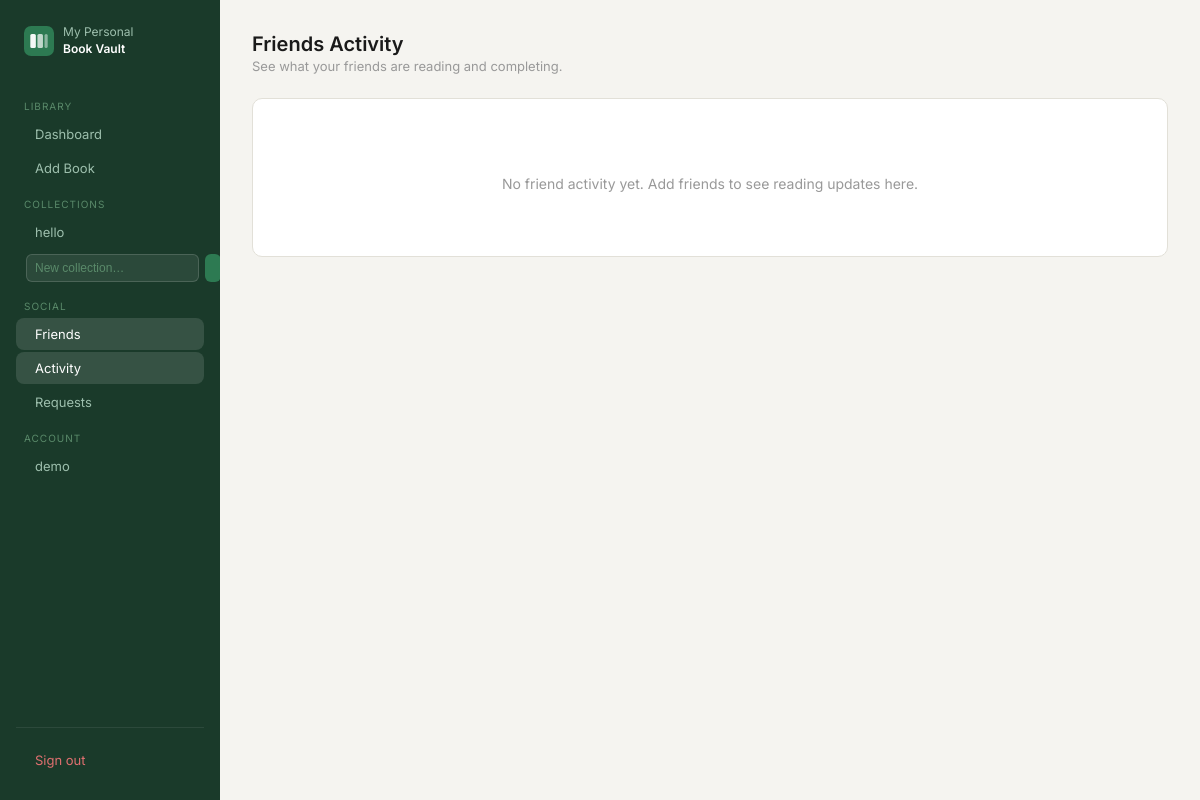
The app's page /friends/activity (signed in), older data.
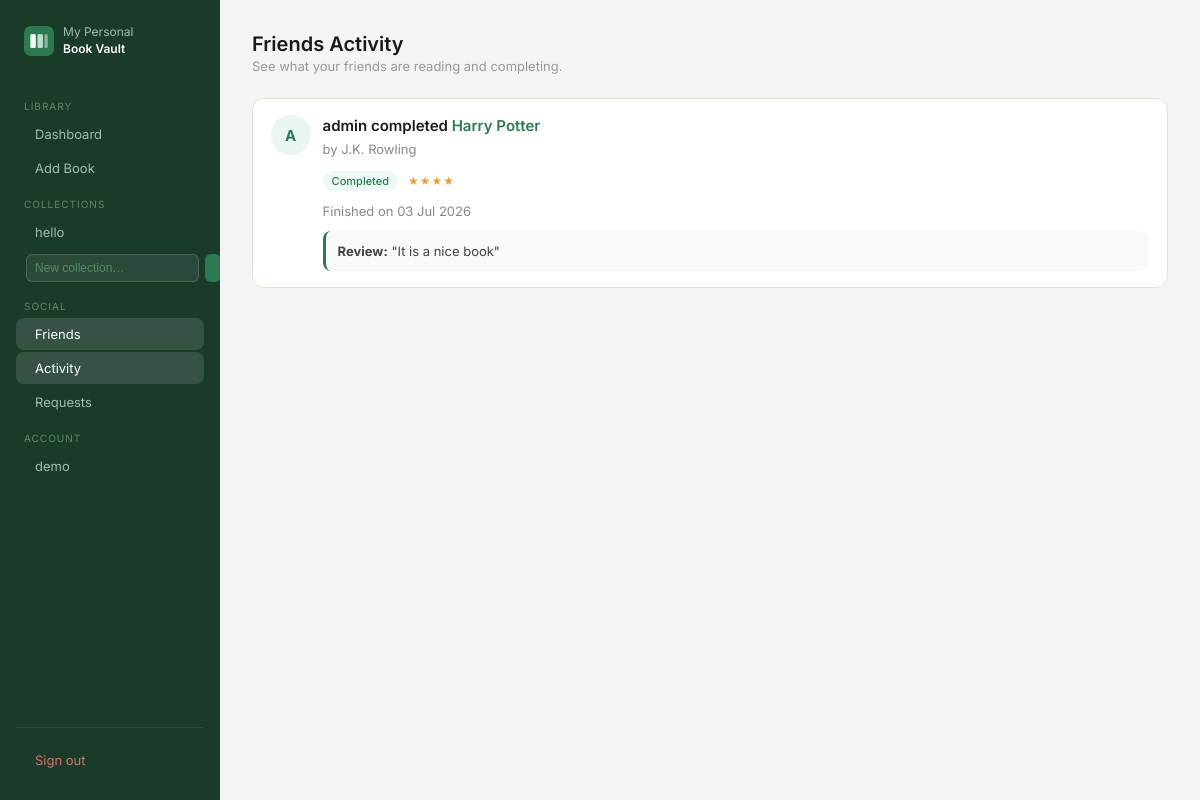
The same page, newer data.
### app/blueprints/collection/modules.py (models this page shows, shortened)
class Collection(db.Model):
    __tablename__="collection"
    cid=db.Column(db.Integer,primary_key=True)
    pid=db.Column(db.Integer,db.ForeignKey("credential.pid"),nullable=False)
    collection_name=db.Column(db.String(100),nullable=False)
    create_at=db.Column(db.DateTime,default=datetime.utcnow)
    user_books = db.relationship("Userbook", back_populates="collection")
    __table_args__=(db.UniqueConstraint("pid","collection_name",name="unique_collection"),)

### app/blueprints/book/modules.py (models this page shows, shortened)
class Userbook(db.Model):
    __tablename__="userbook"
    uid=db.Column(db.Integer,primary_key=True)
    pid=db.Column(db.Integer,db.ForeignKey("credential.pid"),nullable=False)
    bid=db.Column(db.Integer,db.ForeignKey("book.bid"),nullable=False)
    cid=db.Column(db.Integer,db.ForeignKey("collection.cid"),nullable=True)
    current_page=db.Column(db.Integer,nullable=False)
    status=db.Column(db.String(100),nullable=False)
    note=db.Column(db.Text,nullable=True)
    rating=db.Column(db.Integer,db.CheckConstraint("rating >= 0 AND rating <= 5"),nullable=True)
    start_date=db.Column(db.Date,default=date.today)
    end_date=db.Column(db.Date,nullable=True)
    __table_args__=(db.UniqueConstraint("pid","bid",name="unique_user_book"),)
    user = db.relationship("Credential", back_populates="user_books")
    book = db.relationship("Book",back_populates="user_books")
    collection = db.relationship("Collection", back_populates="user_books")

class Book(db.Model):
    __tablename__="book"
    bid=db.Column(db.Integer,primary_key=True)
    author=db.Column(db.String(100),nullable=False)
    title=db.Column(db.String(100),nullable=False)
    language=db.Column(db.String(100),nullable=False)
    genre=db.Column(db.String(100),nullable=True)
    description=db.Column(db.Text,nullable=True)
    page_count=db.Column(db.Integer,nullable=False)
    published_year=db.Column(db.Integer,nullable=True)
    cover_image = db.Column(db.String(500), nullable=True)
    user_books = db.relationship("Userbook", back_populates="book")

### app/blueprints/auth/modules.py (models this page shows, shortened)
class Credential(db.Model,UserMixin):
    __tablename__='credential'
    pid=db.Column(db.Integer,primary_key=True)
    email=db.Column(db.String(255),nullable=False,unique=True)
    username=db.Column(db.String(100),nullable=False,unique=True)
    password=db.Column(db.String(100),nullable=False)
    history = db.relationship("History",  back_populates="user")
    user_books = db.relationship("Userbook", back_populates="user")

### app/blueprints/friends/routes.py (the view)
@friends.route("/activity")
@login_required
def activity_feed():
    friend_ids = get_friend_ids(current_user.pid)
    activities = []
    if friend_ids:
        activities = Userbook.query.filter(
            Userbook.pid.in_(friend_ids),
            Userbook.status.in_(["Completed", "Currently Reading"])
        ).order_by(
            Userbook.end_date.desc(),
            Userbook.start_date.desc(),
            Userbook.uid.desc()
        ).all()
    return render_template("friends/activity.html", activities=activities)

### app/blueprints/friends/routes.py (called while the page is built)
def get_friend_ids(user_id):
    accepted_rows = Friendship.query.filter(
        Friendship.status == "accepted",
        or_(
            Friendship.sender_id == user_id,
            Friendship.receiver_id == user_id
        )
    ).all()
    friend_ids = []
    for row in accepted_rows:
        if row.sender_id == user_id:
            friend_ids.append(row.receiver_id)
        else:
            friend_ids.append(row.sender_id)
    return friend_ids

### app/blueprints/friends/templates/friends/activity.html (shortened to what this page needs)
{% extends "book/base.html" %}
{% block content %}
<div class="page-header">
  <div>
    <h1 class="page-title">Friends Activity</h1>
    <p class="page-sub">See what your friends are reading and completing.</p>
  </div>
</div>
{% if activities %}
<div class="activity-feed">
  {% for item in activities %}
  <div class="activity-card">
    <div class="activity-top">
      <div class="friend-avatar small">
        {{ item.user.username[0]|upper }}
      </div>
      <div>
        <h3 class="activity-title">
          {{ item.user.username }}
          {% if item.status == "Completed" %}
            completed
          {% else %}
            is currently reading
          {% endif %}
          <span class="activity-book-title">{{ item.book.title }}</span>
        </h3>
        <p class="activity-author">by {{ item.book.author }}</p>
      </div>
    </div>
    <div class="activity-body">
      <div class="book-meta">
        {% if item.status == "Completed" %}
          <span class="badge badge-completed">Completed</span>
        {% else %}
          <span class="badge badge-reading">Currently Reading</span>
        {% endif %}
        {% if item.rating %}
          <span class="stars">
            {% for _ in range(item.rating) %}★{% endfor %}
          </span>
        {% endif %}
      </div>
      {% if item.status == "Completed" and item.end_date %}
      <p class="activity-date">Finished on {{ item.end_date.strftime('%d %b %Y') }}</p>
      {% elif item.start_date %}
      <p class="activity-date">Started on {{ item.start_date.strftime('%d %b %Y') }}</p>
      {% endif %}
      {% if item.note and item.note != "None" %}
      <div class="activity-note">
        <strong>Review:</strong> {{ item.note }}
      </div>
      {% endif %}
    </div>
  </div>
  {% endfor %}
</div>
{% else %}
<div class="empty-state">
  <p>No friend activity yet. Add friends to see reading updates here.</p>
</div>
{% endif %}
{% endblock %}

### app/blueprints/book/templates/book/base.html (shortened to what this page needs)
<!DOCTYPE html>
<html lang="en">
<head>
  <link rel="stylesheet" type="text/css" href="/css/style.css">
  <link rel="stylesheet" href="https://cdn.jsdelivr.net/npm/@tabler/icons-webfont@latest/tabler-icons.min.css">
</head>
<body class="app-body">
  <div class="app-layout">
    <aside class="sidebar">
      <div class="sidebar-brand">
        <span class="sidebar-brand-name">My Personal<br><strong>Book Vault</strong></span>
      </div>
      <span class="nav-section">Library</span>
      <a href="{{ url_for('book.home') }}"
         class="nav-item {% if request.endpoint == 'book.home' %}active{% endif %}">
         Dashboard
      </a>
      <a href="{{ url_for('book.book_add') }}"
         class="nav-item {% if request.endpoint == 'book.book_add' %}active{% endif %}">
         Add Book
      </a>
      <span class="nav-section">Collections</span>
{% for col in collections %}
<a href="{{ url_for('collection.collection_detail', cid=col.cid) }}"
   class="nav-item {% if request.endpoint == 'collection.collection_detail' and request.view_args.get('cid')|int == col.cid %}active{% endif %}">
   {{ col.collection_name }}
</a>
{% else %}
<span class="nav-empty">No collections yet</span>
{% endfor %}
<form method="POST" action="{{ url_for('collection.create_collection') }}" style="padding: 4px 10px;">
  <div class="input-wrap" style="display:flex;gap:6px;">
    <input type="text" name="collection_name" placeholder="New collection…"
           class="nav-input" required>
    <button type="submit" class="nav-create-btn">
    </button>
  </div>
</form>
<span class="nav-section">Social</span>
<a href="{{ url_for('friends.friends_list') }}"
   class="nav-item {% if request.endpoint and request.endpoint.startswith('friends.') %}active{% endif %}">
   Friends
</a>
<a href="{{ url_for('friends.activity_feed') }}"
   class="nav-item {% if request.endpoint == 'friends.activity_feed' %}active{% endif %}">
   Activity
</a>
<a href="{{ url_for('friends.requests_page') }}"
   class="nav-item {% if request.endpoint == 'friends.requests_page' %}active{% endif %}">
   Requests
</a>
      <span class="nav-section">Account</span>
<a href="{{ url_for('book.profile') }}"
   class="nav-item {% if request.endpoint == 'book.profile' %}active{% endif %}">
  {{ current_user.username }}
</a>
      <div class="sidebar-footer">
        <a href="{{ url_for('book.logout') }}" class="nav-item nav-item-danger">
           Sign out
        </a>
      </div>
    </aside>
    <main class="main-content">
      {% block content %}{% endblock %}
    </main>
  </div>
</body>
</html>

Row changes from the older to the newer data that the page shows:
added Userbook: user "A", user.username "admin", status "completed", book "Harry Potter", book.author "J.K. Rowling", rating 4 (drawn), end_date "03 Jul 2026", note "\"It is a nice book\""
Text that changed along with them:
text no longer shown: "No friend activity yet. Add friends to see reading updates here."
